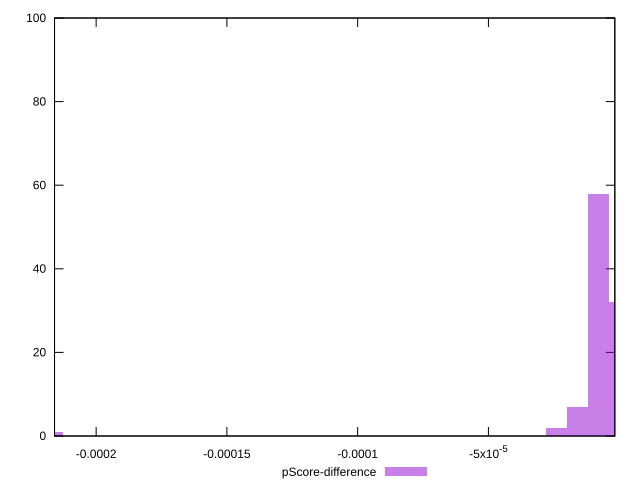

This chart was generated by the following gnuplot code:
reset

$pScoreDifference <<EOF
-0.000024084001629097568 2
-0.000016056001086065045 7
-0.000008028000543032523 58
0 32
-0.00021675601466187813 1
EOF

set key outside below
set boxwidth 0.000008028000543032523
set xrange [-0.00021590872999088795:-0.0000016700582674555875]
set yrange [0:100]
set trange [0:100]
set style fill transparent solid 0.5 noborder
set terminal svg size 640, 490 enhanced background rgb 'white'
set output "report_0_00242021-02-20T12:25:28.543Z/mainthread-work-breakdown/samples/pages+cached+noadtech+nomedia+nocss/pScore-difference/histogram.svg"

plot $pScoreDifference title "pScore-difference" with boxes

reset
